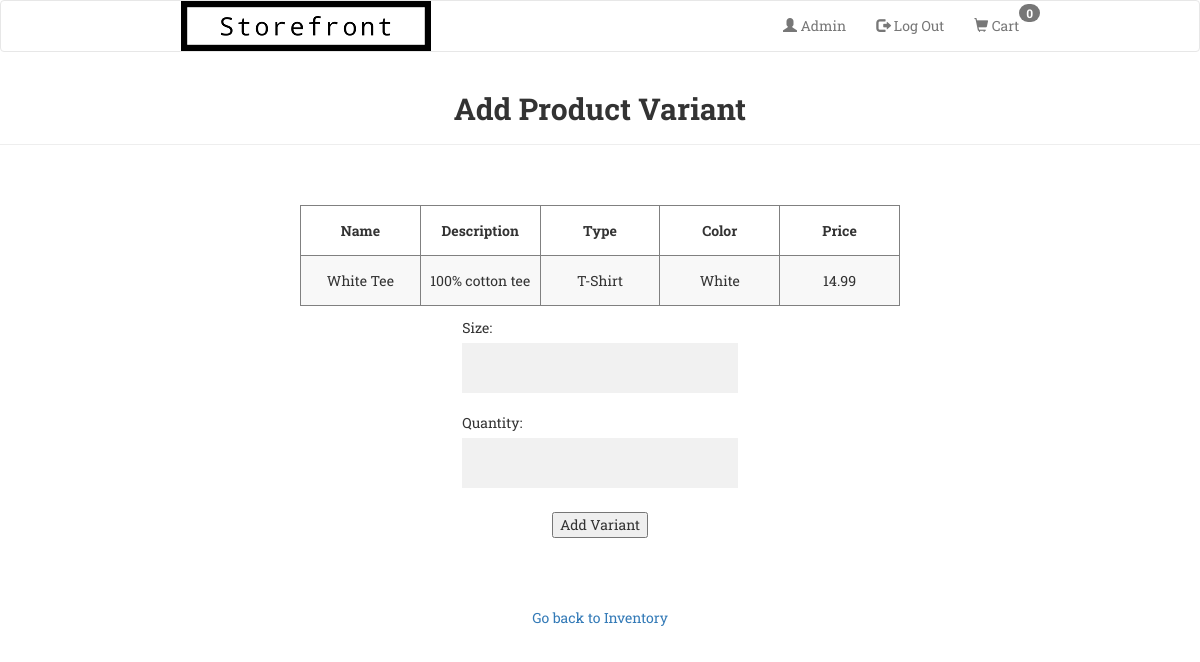
Page /Storefront/admin/add_product_variant.php?id=1 (signed in) on the committed database.
### tables this page shows
CREATE TABLE `entity_product` (
  `product_id` int(10) NOT NULL AUTO_INCREMENT,
  `product_name` varchar(50) NOT NULL,
  `description` varchar(100) DEFAULT NULL,
  `type` int(10) NOT NULL,
  `product_color` varchar(50) NOT NULL,
  `product_price` decimal(50,2) NOT NULL,
  `image` varchar(100) NOT NULL,
  PRIMARY KEY (`product_id`),
  KEY `entity_product_ibfk_1` (`type`),
  CONSTRAINT `entity_product_ibfk_1` FOREIGN KEY (`type`) REFERENCES `enum_product_type` (`id`)
);

CREATE TABLE `enum_product_type` (
  `id` int(10) NOT NULL,
  `product_type` varchar(50) DEFAULT NULL,
  PRIMARY KEY (`id`)
);

### Storefront/admin/add_product_variant.php (the view, shortened to what this page needs)
<?php
include ('../includes/header.php');
require "../config.php";
echo '<div class="page-header"><h2><b>Add Product Variant</b></h2></div>';
if ( (isset($_GET['id'])) && (is_numeric($_GET['id'])) ) {
    $id = $_GET['id'];
} elseif ( (isset($_POST['id'])) && (is_numeric($_POST['id'])) ) {
    $id = $_POST['id'];
} else {
    echo '<h4 class="error text-center">Error: Product variant not found</h4>';
    exit;
}
$query = "SELECT `entity_product`.`product_id`, `entity_product`.`product_name`, `entity_product`.`description`, `enum_product_type`.`product_type`, `entity_product`.`product_color`, `entity_product`.`product_price` FROM `storefront`.`entity_product` AS `entity_product`, `storefront`.`enum_product_type` AS `enum_product_type` WHERE `entity_product`.`type` = `enum_product_type`.`id` AND `entity_product`.`product_id` = $id";
$rs = mysqli_query($link, $query);
echo "<div class='text-center'>";
echo "<table border='1' class='tcenter'>";
echo "<tr><th>" . 'Name'        . "</th>";
echo "<th>"     . 'Description' . "</th>";
echo "<th>"     . 'Type'        . "</th>";
echo "<th>"     . 'Color'       . "</th>";
echo "<th>"     . 'Price'       . "</th>";
while($re = mysqli_fetch_array($rs, MYSQLI_BOTH)) {
    echo "<tr><td>" . $re['product_name']  . "</td>";
    echo "<td>"     . $re['description']  . "</td>";
    echo "<td>"     . $re['product_type']  . "</td>";
    echo "<td>"     . $re['product_color']  . "</td>";
    echo "<td>"     . $re['product_price']  . "</td></tr>";
}
echo "</table>";
echo "</div>";
?>
<div class="form">
    <form action="add_product_variant.php" method="post">
        <p>Size: <input type="text" name="size"></p>
        <p>Quantity: <input type="text" name ="quantity"></p>
        <div class="text-center"> <input type="submit" name="submit" value="Add Variant"></div>
    </form>
</div>
<div class="text-center">
    <a href="inventory.php" class="btn btn-secondary">Go back to Inventory</a>
</div>
</body>
</html>

### Storefront/stylesheet.css (style rules this page uses)
body { font-family: 'Roboto Slab', serif; padding-bottom: 5%; }
* { box-sizing: border-box; }
input[type=text], input[type=password], input[type=box], textarea, select { width: 100%; padding: 15px; margin: 5px 0 10px 0; display: inline-block; border: none; background: #f1f1f1; }
.text-center { margin-top: 5%; padding-bottom: 1%; }
table { table-layout: fixed; border-collapse: collapse; width: 50%; }
th, td { text-align: center; height: 50px; }
tr:nth-child(even) { background-color: #F8F8F8; }
table.tcenter { margin-left: auto; margin-right: auto; }
div.form { display: block; text-align: center; }
form { display: inline-block; margin-left: auto; margin-right: auto; text-align: left; }
.page-header { text-align: center; }

### rows in the picture
entity_product: product_name "White Tee", description "100% cotton tee", type.product_type "T-Shirt", product_color "White", product_price "14.99"
